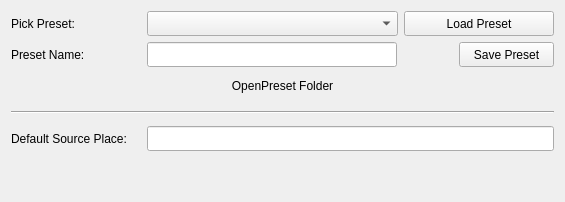
      <widget class="QWidget" name="tab_5">
       <attribute name="title">
        <string>Presets</string>
       </attribute>
       <layout class="QHBoxLayout" name="horizontalLayout_22">
        <item>
         <layout class="QVBoxLayout" name="verticalLayout_6">
          <item>
           <layout class="QVBoxLayout" name="verticalLayout_5">
            <item>
             <layout class="QHBoxLayout" name="horizontalLayout_19">
              <item>
               <widget class="QLabel" name="label_19">
                <property name="sizePolicy">
                 <sizepolicy hsizetype="Fixed" vsizetype="Fixed">
                  <horstretch>0</horstretch>
                  <verstretch>0</verstretch>
                 </sizepolicy>
                </property>
                <property name="minimumSize">
                 <size>
                  <width>130</width>
                  <height>25</height>
                 </size>
                </property>
                <property name="maximumSize">
                 <size>
                  <width>130</width>
                  <height>25</height>
                 </size>
                </property>
                <property name="text">
                 <string>Pick Preset:</string>
                </property>
               </widget>
              </item>
              <item>
               <widget class="QComboBox" name="preset_list">
                <property name="sizePolicy">
                 <sizepolicy hsizetype="MinimumExpanding" vsizetype="Fixed">
                  <horstretch>0</horstretch>
                  <verstretch>0</verstretch>
                 </sizepolicy>
                </property>
                <property name="minimumSize">
                 <size>
                  <width>250</width>
                  <height>25</height>
                 </size>
                </property>
                <property name="maximumSize">
                 <size>
                  <width>3000</width>
                  <height>25</height>
                 </size>
                </property>
               </widget>
              </item>
              <item>
               <widget class="QPushButton" name="preset_load">
                <property name="sizePolicy">
                 <sizepolicy hsizetype="Fixed" vsizetype="Fixed">
                  <horstretch>0</horstretch>
                  <verstretch>0</verstretch>
                 </sizepolicy>
                </property>
                <property name="minimumSize">
                 <size>
                  <width>150</width>
                  <height>25</height>
                 </size>
                </property>
                <property name="maximumSize">
                 <size>
                  <width>150</width>
                  <height>25</height>
                 </size>
                </property>
                <property name="text">
                 <string>Load Preset</string>
                </property>
               </widget>
              </item>
             </layout>
            </item>
            <item>
             <layout class="QHBoxLayout" name="horizontalLayout_20">
              <item>
               <widget class="QLabel" name="label_20">
                <property name="sizePolicy">
                 <sizepolicy hsizetype="Fixed" vsizetype="Fixed">
                  <horstretch>0</horstretch>
                  <verstretch>0</verstretch>
                 </sizepolicy>
                </property>
                <property name="minimumSize">
                 <size>
                  <width>130</width>
                  <height>25</height>
                 </size>
                </property>
                <property name="maximumSize">
                 <size>
                  <width>130</width>
                  <height>25</height>
                 </size>
                </property>
                <property name="text">
                 <string>Preset Name:</string>
                </property>
               </widget>
              </item>
              <item>
               <widget class="QLineEdit" name="preset_name">
                <property name="sizePolicy">
                 <sizepolicy hsizetype="MinimumExpanding" vsizetype="Fixed">
                  <horstretch>0</horstretch>
                  <verstretch>0</verstretch>
                 </sizepolicy>
                </property>
                <property name="minimumSize">
                 <size>
                  <width>250</width>
                  <height>25</height>
                 </size>
                </property>
                <property name="maximumSize">
                 <size>
                  <width>16000</width>
                  <height>16777215</height>
                 </size>
                </property>
                <property name="toolTip">
                 <string>&lt;html&gt;&lt;head/&gt;&lt;body&gt;&lt;p&gt;Expects path to folder containing media files.&lt;/p&gt;&lt;/body&gt;&lt;/html&gt;</string>
                </property>
                <property name="text">
                 <string/>
                </property>
                <property name="dragEnabled">
                 <bool>true</bool>
                </property>
               </widget>
              </item>
              <item>
               <widget class="QPushButton" name="preset_get_name">
                <property name="sizePolicy">
                 <sizepolicy hsizetype="Fixed" vsizetype="Fixed">
                  <horstretch>0</horstretch>
                  <verstretch>0</verstretch>
                 </sizepolicy>
                </property>
                <property name="minimumSize">
                 <size>
                  <width>50</width>
                  <height>25</height>
                 </size>
                </property>
                <property name="maximumSize">
                 <size>
                  <width>50</width>
                  <height>25</height>
                 </size>
                </property>
                <property name="toolTip">
                 <string>&lt;!DOCTYPE HTML PUBLIC &quot;-//W3C//DTD HTML 4.0//EN&quot; &quot;http://www.w3.org/TR/REC-html40/strict.dtd&quot;&gt;
&lt;html&gt;&lt;head&gt;&lt;meta name=&quot;qrichtext&quot; content=&quot;1&quot; /&gt;&lt;style type=&quot;text/css&quot;&gt;
p, li { white-space: pre-wrap; }
&lt;/style&gt;&lt;/head&gt;&lt;body style=&quot; font-family:'MS Shell Dlg 2'; font-size:11px; font-weight:400; font-style:normal;&quot;&gt;
&lt;p style=&quot; margin-top:0px; margin-bottom:0px; margin-left:0px; margin-right:0px; -qt-block-indent:0; text-indent:0px;&quot;&gt;&lt;span style=&quot; font-size:8pt;&quot;&gt;Browse for video file.&lt;/span&gt;&lt;/p&gt;&lt;/body&gt;&lt;/html&gt;</string>
                </property>
                <property name="autoFillBackground">
                 <bool>false</bool>
                </property>
                <property name="text">
                 <string/>
                </property>
                <property name="icon">
                 <iconset resource="../../SubmissionHelper/ui_images.qrc">
                  <normaloff>:/images/up_arrow.png</normaloff>:/images/up_arrow.png</iconset>
                </property>
                <property name="default">
                 <bool>true</bool>
                </property>
                <property name="flat">
                 <bool>true</bool>
                </property>
               </widget>
              </item>
              <item>
               <widget class="QPushButton" name="preset_save">
                <property name="sizePolicy">
                 <sizepolicy hsizetype="Fixed" vsizetype="Fixed">
                  <horstretch>0</horstretch>
                  <verstretch>0</verstretch>
                 </sizepolicy>
                </property>
                <property name="minimumSize">
                 <size>
                  <width>95</width>
                  <height>25</height>
                 </size>
                </property>
                <property name="maximumSize">
                 <size>
                  <width>95</width>
                  <height>25</height>
                 </size>
                </property>
                <property name="text">
                 <string>Save Preset</string>
                </property>
               </widget>
              </item>
             </layout>
            </item>
            <item>
             <widget class="QPushButton" name="preset_open_folder">
              <property name="sizePolicy">
               <sizepolicy hsizetype="Expanding" vsizetype="Fixed">
                <horstretch>0</horstretch>
                <verstretch>0</verstretch>
               </sizepolicy>
              </property>
              <property name="minimumSize">
               <size>
                <width>250</width>
                <height>25</height>
               </size>
              </property>
              <property name="maximumSize">
               <size>
                <width>3000</width>
                <height>25</height>
               </size>
              </property>
              <property name="toolTip">
               <string>&lt;!DOCTYPE HTML PUBLIC &quot;-//W3C//DTD HTML 4.0//EN&quot; &quot;http://www.w3.org/TR/REC-html40/strict.dtd&quot;&gt;
&lt;html&gt;&lt;head&gt;&lt;meta name=&quot;qrichtext&quot; content=&quot;1&quot; /&gt;&lt;style type=&quot;text/css&quot;&gt;
p, li { white-space: pre-wrap; }
&lt;/style&gt;&lt;/head&gt;&lt;body style=&quot; font-family:'MS Shell Dlg 2'; font-size:11px; font-weight:400; font-style:normal;&quot;&gt;
&lt;p style=&quot; margin-top:0px; margin-bottom:0px; margin-left:0px; margin-right:0px; -qt-block-indent:0; text-indent:0px;&quot;&gt;&lt;span style=&quot; font-size:8pt;&quot;&gt;Browse for video file.&lt;/span&gt;&lt;/p&gt;&lt;/body&gt;&lt;/html&gt;</string>
              </property>
              <property name="autoFillBackground">
               <bool>false</bool>
              </property>
              <property name="text">
               <string>OpenPreset Folder</string>
              </property>
              <property name="icon">
               <iconset resource="../../SubmissionHelper/ui_images.qrc">
                <normaloff>:/images/system-search.png</normaloff>:/images/system-search.png</iconset>
              </property>
              <property name="default">
               <bool>true</bool>
              </property>
              <property name="flat">
               <bool>true</bool>
              </property>
             </widget>
            </item>
           </layout>
          </item>
          <item>
           <widget class="Line" name="line_2">
            <property name="sizePolicy">
             <sizepolicy hsizetype="MinimumExpanding" vsizetype="Fixed">
              <horstretch>0</horstretch>
              <verstretch>0</verstretch>
             </sizepolicy>
            </property>
            <property name="minimumSize">
             <size>
              <width>250</width>
              <height>16</height>
             </size>
            </property>
            <property name="maximumSize">
             <size>
              <width>3000</width>
              <height>16</height>
             </size>
            </property>
            <property name="orientation">
             <enum>Qt::Orientation::Horizontal</enum>
            </property>
           </widget>
          </item>
          <item>
           <layout class="QHBoxLayout" name="horizontalLayout_21">
            <item>
             <widget class="QLabel" name="label_21">
              <property name="sizePolicy">
               <sizepolicy hsizetype="Fixed" vsizetype="Fixed">
                <horstretch>0</horstretch>
                <verstretch>0</verstretch>
               </sizepolicy>
              </property>
              <property name="minimumSize">
               <size>
                <width>130</width>
                <height>25</height>
               </size>
              </property>
              <property name="maximumSize">
               <size>
                <width>130</width>
                <height>25</height>
               </size>
              </property>
              <property name="text">
               <string>Default Source Place:</string>
              </property>
             </widget>
            </item>
            <item>
             <widget class="QLineEdit" name="place_source_default">
              <property name="sizePolicy">
               <sizepolicy hsizetype="MinimumExpanding" vsizetype="Fixed">
                <horstretch>0</horstretch>
                <verstretch>0</verstretch>
               </sizepolicy>
              </property>
              <property name="minimumSize">
               <size>
                <width>130</width>
                <height>25</height>
               </size>
              </property>
              <property name="maximumSize">
               <size>
                <width>3000</width>
                <height>25</height>
               </size>
              </property>
              <property name="toolTip">
               <string>&lt;html&gt;&lt;head/&gt;&lt;body&gt;&lt;p&gt;Expects path to folder containing media files.&lt;/p&gt;&lt;/body&gt;&lt;/html&gt;</string>
              </property>
              <property name="text">
               <string/>
              </property>
              <property name="dragEnabled">
               <bool>true</bool>
              </property>
             </widget>
            </item>
           </layout>
          </item>
          <item>
           <spacer name="verticalSpacer">
            <property name="orientation">
             <enum>Qt::Orientation::Vertical</enum>
            </property>
            <property name="sizeHint" stdset="0">
             <size>
              <width>20</width>
              <height>40</height>
             </size>
            </property>
           </spacer>
          </item>
         </layout>
        </item>
       </layout>
      </widget>
